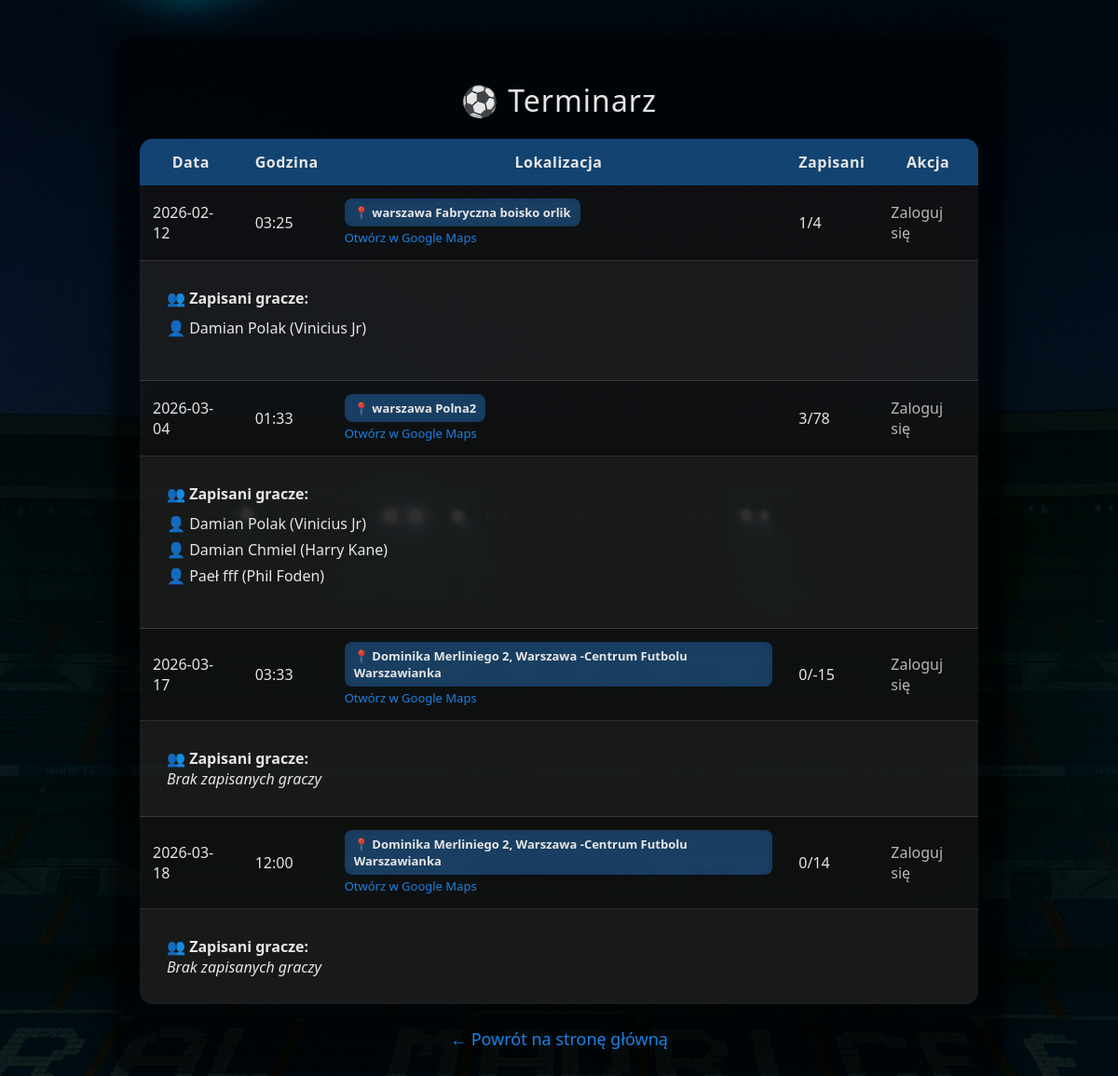
Page /terminarz on the committed database.
### tables this page shows
CREATE TABLE matches (
            id INTEGER PRIMARY KEY AUTOINCREMENT,
            match_date TEXT NOT NULL,
            match_time TEXT NOT NULL,
            location TEXT NOT NULL,
            max_slots INTEGER NOT NULL,
            signed_up INTEGER NOT NULL DEFAULT 0
        );

CREATE TABLE match_signups (
            id INTEGER PRIMARY KEY AUTOINCREMENT,
            user_id INTEGER NOT NULL,
            match_id INTEGER NOT NULL,
            paid INTEGER NOT NULL DEFAULT 0,
            created_at TIMESTAMP DEFAULT CURRENT_TIMESTAMP,
            FOREIGN KEY(user_id) REFERENCES users(id),
            FOREIGN KEY(match_id) REFERENCES matches(id)
        );

CREATE TABLE users (
            id INTEGER PRIMARY KEY AUTOINCREMENT,
            first_name TEXT NOT NULL,
            last_name TEXT NOT NULL,
            player_alias TEXT UNIQUE NOT NULL,
            is_admin INTEGER DEFAULT 0
        );

### app.py (the view)
@app.route("/terminarz")
def terminarz():
    conn = get_db()
    matches = conn.execute("SELECT * FROM matches ORDER BY match_date ASC").fetchall()
    signups = conn.execute("""
        SELECT ms.match_id, ms.paid, u.first_name, u.last_name, u.player_alias
        FROM match_signups ms
        JOIN users u ON u.id = ms.user_id
        ORDER BY u.first_name ASC
    """).fetchall()
    conn.close()
    players_by_match = {}
    for s in signups:
        players_by_match.setdefault(s["match_id"], []).append(s)
    user_signed = {}
    if "player_alias" in session:
        for s in signups:
            if s["player_alias"] == session["player_alias"]:
                user_signed[s["match_id"]] = True
    return render_template(
        "terminarz.html",
        matches=matches,
        players_by_match=players_by_match,
        user_signed=user_signed
    )

### app.py (called while the page is built)
def get_db():
    conn = sqlite3.connect("database.db")
    conn.row_factory = sqlite3.Row
    return conn

### templates/terminarz.html (shortened to what this page needs)
<!DOCTYPE html>
<html lang="pl">
<head>
</head>
<body>
<div class="container">
    <h1>⚽ Terminarz</h1>
    <table>
        <tr>
            <th>Data</th>
            <th>Godzina</th>
            <th>Lokalizacja</th>
            <th>Zapisani</th>
            <th>Akcja</th>
        </tr>
        {% for m in matches %}
        <tr class="clickable-row" onclick="toggleDetails({{ m.id }})">
            <td>{{ m.match_date }}</td>
            <td>{{ m.match_time }}</td>
            <td>
                <span class="location-tag">📍 {{ m.location }}</span><br>
                <a href="https://www.google.com/maps/search/?api=1&query={{ m.location | urlencode }}"
                   target="_blank"
                   style="color:#1e90ff; text-decoration:none; font-size:13px;">
                    Otwórz w Google Maps
                </a>
            </td>
            <td>{{ m.signed_up }}/{{ m.max_slots }}</td>
            <td onclick="event.stopPropagation();">
                {% if session.user_id %}
                {% if user_signed.get(m.id) %}
                <a href="/terminarz/unsubscribe/{{ m.id }}" class="btn-modern btn-leave">
                    👤 Jednak nie wpadam
                </a>
                {% else %}
                {% if m.signed_up < m.max_slots %}
                <a href="/terminarz/signup/{{ m.id }}" class="btn-modern btn-join">
                    👤 Zapisz się
                </a>
                {% else %}
                <span style="color:orange; font-weight:bold;">Brak miejsc</span>
                {% endif %}
                {% endif %}
                {% else %}
                <span style="color:#ccc;">Zaloguj się</span>
                {% endif %}
            </td>
        </tr>
        <tr id="details-{{ m.id }}" class="details-row">
            <td colspan="5">
                <div class="details-content">
                    <strong>👥 Zapisani gracze:</strong><br>
                    {% if players_by_match.get(m.id) %}
                    <ul style="list-style:none; padding-left:0; margin-top:10px;">
                        {% for p in players_by_match[m.id] %}
                        <li style="margin-bottom:6px;">
                            👤 {{ p.first_name }} {{ p.last_name }} ({{ p.player_alias }})
                        </li>
                        {% endfor %}
                    </ul>
                    {% else %}
                    <i>Brak zapisanych graczy</i>
                    {% endif %}
                </div>
            </td>
        </tr>
        {% endfor %}
    </table>
    <a href="/" class="back">← Powrót na stronę główną</a>
</div>
</body>
</html>

### templates/terminarz.html (style rules this page uses)
body { margin: 0; padding: 0; font-family: "Segoe UI", Arial, sans-serif; color: #fff; background-image: url('/static/stadium.jpg'); background-size: cover; background-position: center; background-repeat: no-repeat; filter: brightness(0.9); }
.container { width: 90%; max-width: 900px; margin: 40px auto; background: rgba(0,0,0,0.55); padding: 25px; border-radius: 16px; backdrop-filter: blur(8px); box-shadow: 0 0 25px rgba(0,0,0,0.7); }
h1 { text-align: center; font-weight: 300; margin-bottom: 20px; letter-spacing: 1px; }
table { width: 100%; border-collapse: collapse; margin-top: 15px; border-radius: 14px; overflow: hidden; background: rgba(255,255,255,0.06); backdrop-filter: blur(6px); }
th { padding: 14px; background: rgba(30,144,255,0.45); font-weight: 600; letter-spacing: 0.5px; }
td { padding: 14px; border-bottom: 1px solid rgba(255,255,255,0.15); }
tr:last-child td { border-bottom: none; }
.location-tag { display: inline-block; padding: 6px 10px; background: rgba(30,144,255,0.35); border-radius: 8px; font-size: 13px; font-weight: 600; color: #fff; backdrop-filter: blur(4px); }
.details-row { height: 0; overflow: hidden; transition: height 0.35s ease; background: rgba(255,255,255,0.05); }
.details-content { padding: 15px; }
.clickable-row { cursor: pointer; transition: background 0.2s ease; }
a.back { display: block; text-align: center; margin-top: 25px; color: #1e90ff; text-decoration: none; font-size: 18px; }

### rows in the picture
matches: match_date "2026-02-12", match_time "03:25", location "warszawa Fabryczna boisko orlik", signed_up "1", max_slots "4"
match_signups: first_name "Damian", last_name "Polak", player_alias "Vinicius Jr"
matches: match_date "2026-03-04", match_time "01:33", location "warszawa Polna2", signed_up "3", max_slots "78"
match_signups: first_name "Damian", last_name "Polak", player_alias "Vinicius Jr"
match_signups: first_name "Damian", last_name "Chmiel", player_alias "Harry Kane"
match_signups: first_name "Paeł", last_name "fff", player_alias "Phil Foden"
matches: match_date "2026-03-17", match_time "03:33", location "Dominika Merliniego 2, Warszawa -Centrum Futbolu Warszawianka", signed_up "0", max_slots "-15", shows "Brak zapisanych graczy"
matches: match_date "2026-03-18", match_time "12:00", location "Dominika Merliniego 2, Warszawa -Centrum Futbolu Warszawianka", signed_up "0", max_slots "14", shows "Brak zapisanych graczy"
